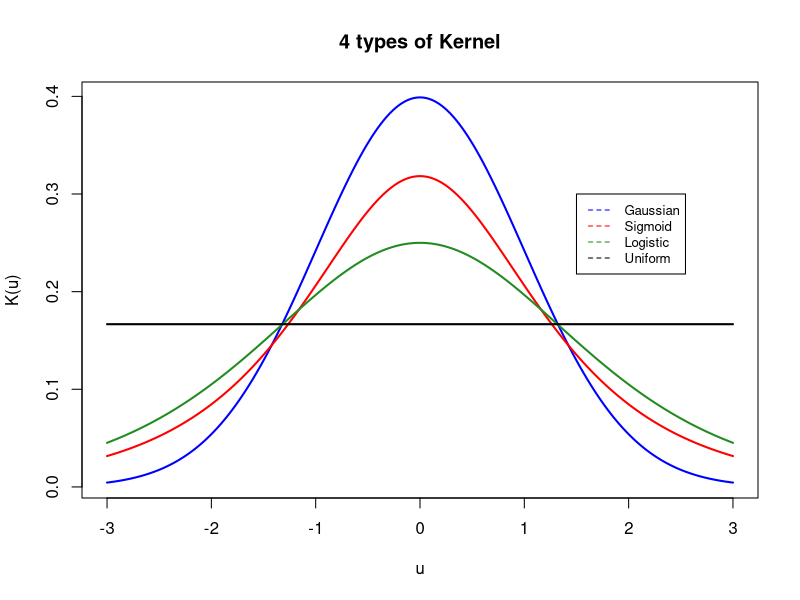
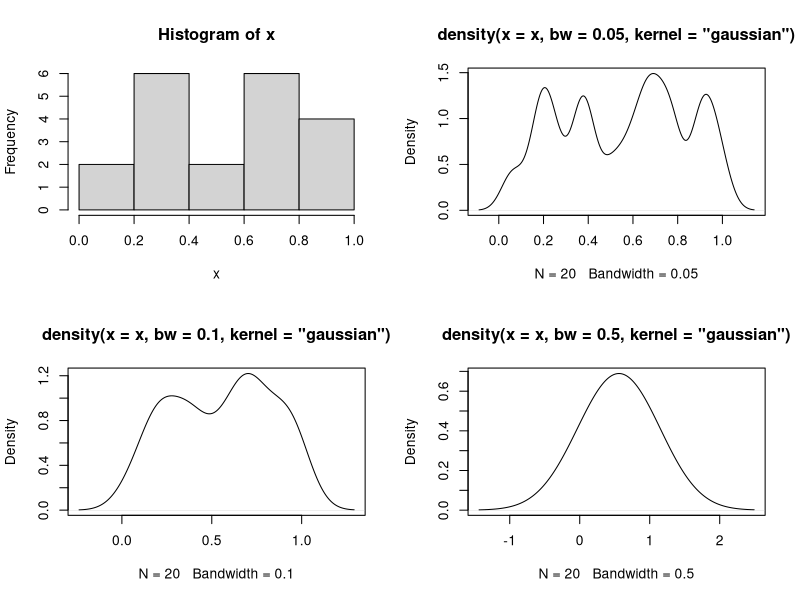
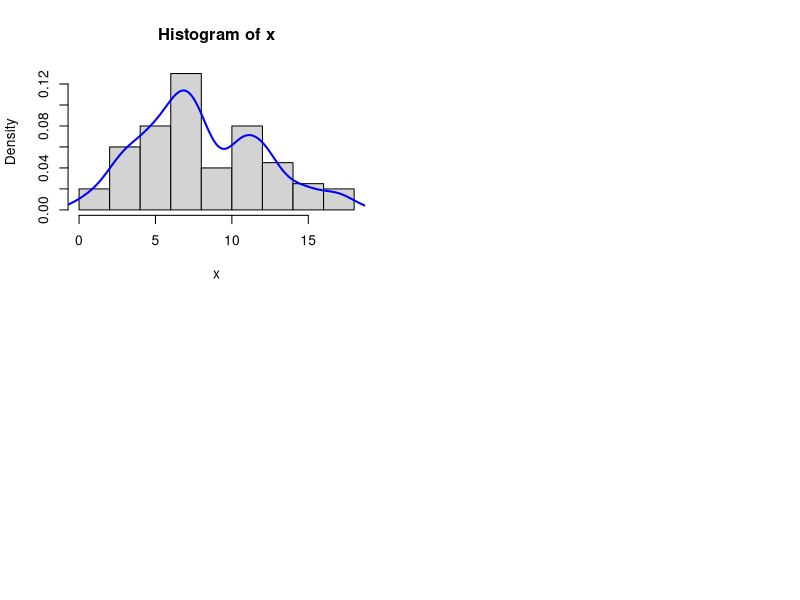

Reproduce these figures in R, in order.
## Kernel density function examples

## Gausian

K.gaussian <- function(u){
  (1/sqrt(2*pi))*exp(-u^2/2)
}
K.gaussian <-Vectorize(K.gaussian,'u')


## Sigmoid

K.sigmoid <- function(u){
  (2/pi)*(1/(exp(u)+exp(-u)))
}

## Logistic

K.logistic<- function(u){
  1/(exp(u)+exp(-u)+2)
}

u<-seq(-3,3,by = 0.01)

plot(u,K.gaussian(u),type = 'l',col ='blue',
     lwd = 2, ylab = 'K(u)', xlab = 'u',main = '4 types of Kernel')
lines(u,K.sigmoid(u),col = 'red',lwd = 2)
lines(u,K.logistic(u),col = 'forestgreen', lwd =2)
lines(u,rep(1/6,length(u)),col = 'black',lwd=2)

legend(1.5,0.3,legend = c('Gaussian','Sigmoid','Logistic','Uniform'),
       col = c('blue','red','forestgreen','black'),lty = c(2,2,2,2), 
       cex=.8)


set.seed(1)
# generate uniform random numbers
x <- runif(20)
par(mfrow = c(2,2))
hist(x)
# fit different types of kernel function
kde <- density(x, kernel = "gaussian",bw = 0.05)
plot(kde)
kde1 <- density(x, kernel = "gaussian",bw = 0.1)
plot(kde1)
kde2 <- density(x, kernel = "gaussian",bw = 0.5)
plot(kde2)



### finding optimal h using cross-validation:
kdenorm <- function(x,bw,q=NULL){
  if(is.null(q)) {
    q = seq(min(x)-3*bw, max(x)+3*bw, length.out=512)
  }
  
  nx = length(x)
  print(nx)
  nq = length(q)
  print(nq)
  
  # define X_i - x
  xmat = matrix(q,nq,nx) - matrix(x,nq,nx,byrow=TRUE)
  # define kernel function
  denall = dnorm(xmat/bw) / bw
  # define f hat
  denhat = apply(denall,1,mean)
  list(x=q, y=denhat, bw=bw)
}

intfun <- function(ix,x,bw){
  
  kdenorm(x = x,bw = bw,q=ix)$y^2
  
  }

### Defined unbiazed cross validation (UCV) criterion
kdecv <- function(bw,x){
  lo = min(x)-3*bw
  up = max(x)+3*bw
  ival = integrate(intfun,x=x,bw=bw,lower=lo,upper=up)$value
  nx = length(x)
  ival - (2/(nx-1))*sum( kdenorm(x,bw,x)$y - dnorm(0)/(nx*bw) )
}

### test it with an example:
set.seed(1)
x = (1/3)*rnorm(100,mean = 4,sd = 3)+(2/3)*rnorm(100,mean = 10,sd = 6)
opt.bw <-optimize(kdecv,interval=c(0.05,1),x=x)$minimum

hist(x,freq = FALSE,col = 'lightgray')
lines(density(x, kernel = "gaussian",bw = opt.bw),col='blue',lwd = 2)


